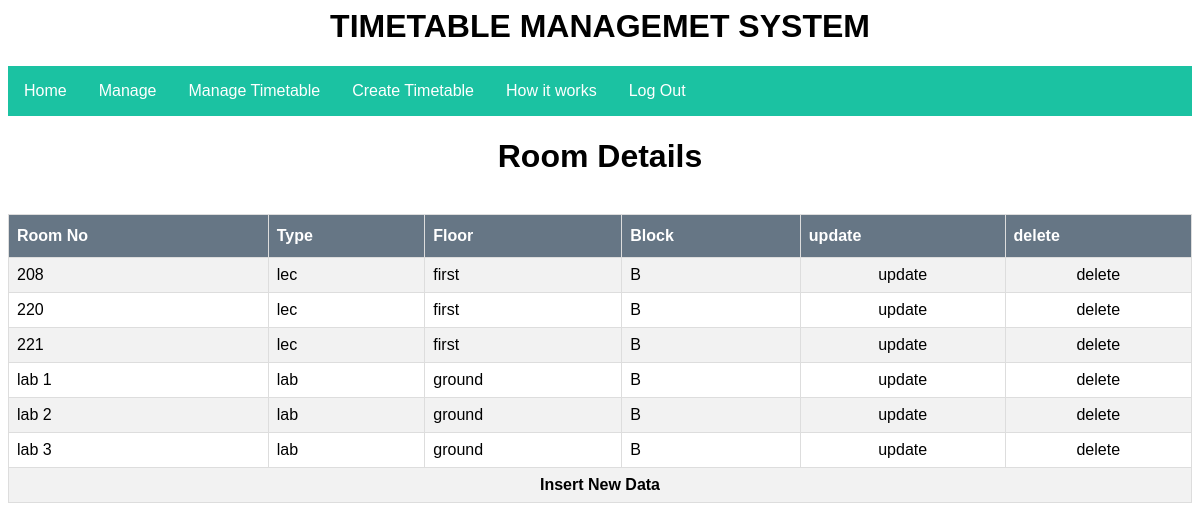
The page /form/roomview.php on the database its author committed.
### tables this page shows
CREATE TABLE IF NOT EXISTS `room` (
  `rno` char(10) NOT NULL,
  `type` char(20) DEFAULT NULL,
  `floor` varchar(10) NOT NULL,
  `block` varchar(10) NOT NULL,
  PRIMARY KEY (`rno`)
);

### form/roomview.php (the view, shortened to what this page needs)
<html>
<head>
<link rel="stylesheet" type="text/css" href="table.css">
<link rel="stylesheet" type="text/css" href="../css/main.css">
</head>
<body>
<?php
  include'menu.php';
  ?>
<center>
<h1>Room Details</h1>
<br>
<table border="1"id="div">
<tr>
	<th>Room No</th>
	<th>Type</th>
	<th>Floor</th>
	<th>Block</th>
	<th>update</th>
	<th>delete</th>
</tr>
<?php
	include'connect.php';
	$query="select * from room where rno not in ('NONE')";
	$cmd=mysqli_query($con,$query);
	while($row=mysqli_fetch_array($cmd))
	{?>
		<tr>
			<td><?php echo $row['rno'] ?> </td>
			<td><?php echo $row['type'] ?> </td>
			<td><?php echo $row['floor'] ?> </td>
			<td><?php echo $row['block'] ?> </td>
			<td id="update"><a href="roomupdate.php?id=<?php echo $row['rno']; ?>">update</a></td>
			<td id="delete"><a href="roomdel.php?id=<?php echo $row['rno']; ?>">delete</a></td>
		</tr>
	<?php } ?>
<tr>
<td colspan=6><center><b><a href="roomhtm.php">Insert New Data</a></b></center></td>
</tr>
</table>
</center>
</body>
</html>

### form/table.css (style rules this page uses)
#div { font-family: "Trebuchet MS", Arial, Helvetica, sans-serif; border-collapse: collapse; width: 100%; }
#div td,#div th { border: 1px solid #ddd; padding: 8px; }
#div tr:nth-child(even) { background-color: #f2f2f2; }
#div th { padding-top: 12px; padding-bottom: 12px; text-align: left; background-color: #33485dbf; color: white; }
a { color: black; text-decoration: none; }
#update { text-align: center; }
#delete { color: black; text-align: center; }
* { box-sizing: border-box; }

### css/main.css (style rules this page uses)
body { font-family: Arial, Helvetica, sans-serif; }
* { box-sizing: border-box; }

### rows shown on the page
room: rno "208", type "lec", floor "first", block "B"
room: rno "220", type "lec", floor "first", block "B"
room: rno "221", type "lec", floor "first", block "B"
room: rno "lab 1", type "lab", floor "ground", block "B"
room: rno "lab 2", type "lab", floor "ground", block "B"
room: rno "lab 3", type "lab", floor "ground", block "B"
